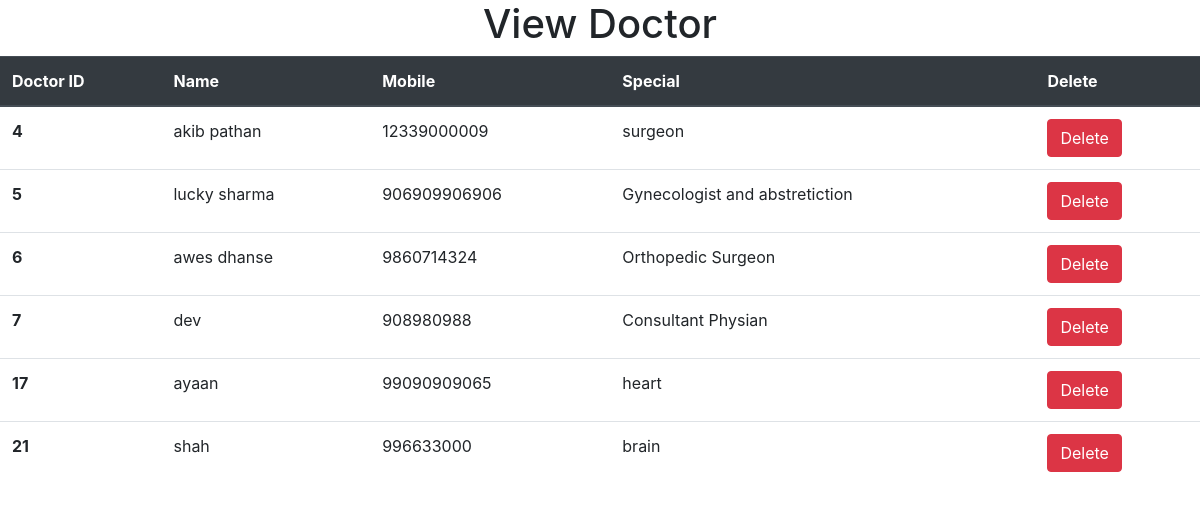
/view_doctor/ (signed in), run on the app's committed database.
### hospital/models.py (models this page shows, shortened)
class Doctor(models.Model):
    name=models.CharField(max_length=30)
    mobile=models.IntegerField()
    special=models.CharField(max_length=50)

### hospital/views.py (the view)
# urls.py: path('view_doctor/',views.view_doctor,name='view_doctor'),
def view_doctor(request):
    if not request.user.is_staff:
        return redirect("login")
    doc=Doctor.objects.all()
    d={'doc':doc}
    return render(request,'hospital/view_doctor.html',d)

### hospital/templates/hospital/view_doctor.html
{% include 'hospital/base.html' %}
<h1 class="text-center">View Doctor</h1>
<table  id="example" class="table">
    <thead class="thead-dark">
      <tr>
        <th scope="col">Doctor ID</th>
        <th scope="col">Name</th>
        <th scope="col">Mobile</th>
        <th scope="col">Special</th>
        <th scope="col">Delete</th>
      </tr>
    </thead>
    <tbody>
        {%for i in doc%}
      <tr>
        <th scope="row">{{i.id}}</th>
        <td>{{i.name}}</td>
        <td>{{i.mobile}}</td>
        <td>{{i.special}}</td>
        <td><a href="{% url 'delete_doctor' i.id %}" class="btn btn-danger">Delete</a></td>
      </tr>
      {%endfor%}
    </tbody>
  </table>

### hospital/templates/hospital/base.html (shortened to what this page needs)
{% load static %}
<!doctype html>
<html lang="en">
  <head>
    <link rel="stylesheet" href="https://cdn.jsdelivr.net/npm/bootstrap@4.6.2/dist/css/bootstrap.min.css">
    <link href="https://maxcdn.bootstrapcdn.com/font-awesome/4.7.0/css/font-awesome.min.css" rel="stylesheet"/>
    <link rel="stylesheet" href="{% static 'hospital/style.css' %}">
    <link rel="stylesheet" href="{% static 'css/mystyle.css' %}">
    <link rel="stylesheet" href="https://cdn.datatables.net/1.13.4/css/jquery.dataTables.min.css">
    <link rel="stylesheet" href="https://cdn.datatables.net/buttons/2.3.6/css/buttons.dataTables.min.css">
  </head>
  <body>
  </body>
</html>

### data on the page
Doctor: id "4", name "akib pathan", mobile "12339000009", special "surgeon"
Doctor: id "5", name "lucky sharma", mobile "906909906906", special "Gynecologist and abstretiction"
Doctor: id "6", name "awes dhanse", mobile "9860714324", special "Orthopedic Surgeon"
Doctor: id "7", name "dev", mobile "908980988", special "Consultant Physian"
Doctor: id "17", name "ayaan", mobile "99090909065", special "heart"
Doctor: id "21", name "shah", mobile "996633000", special "brain"
